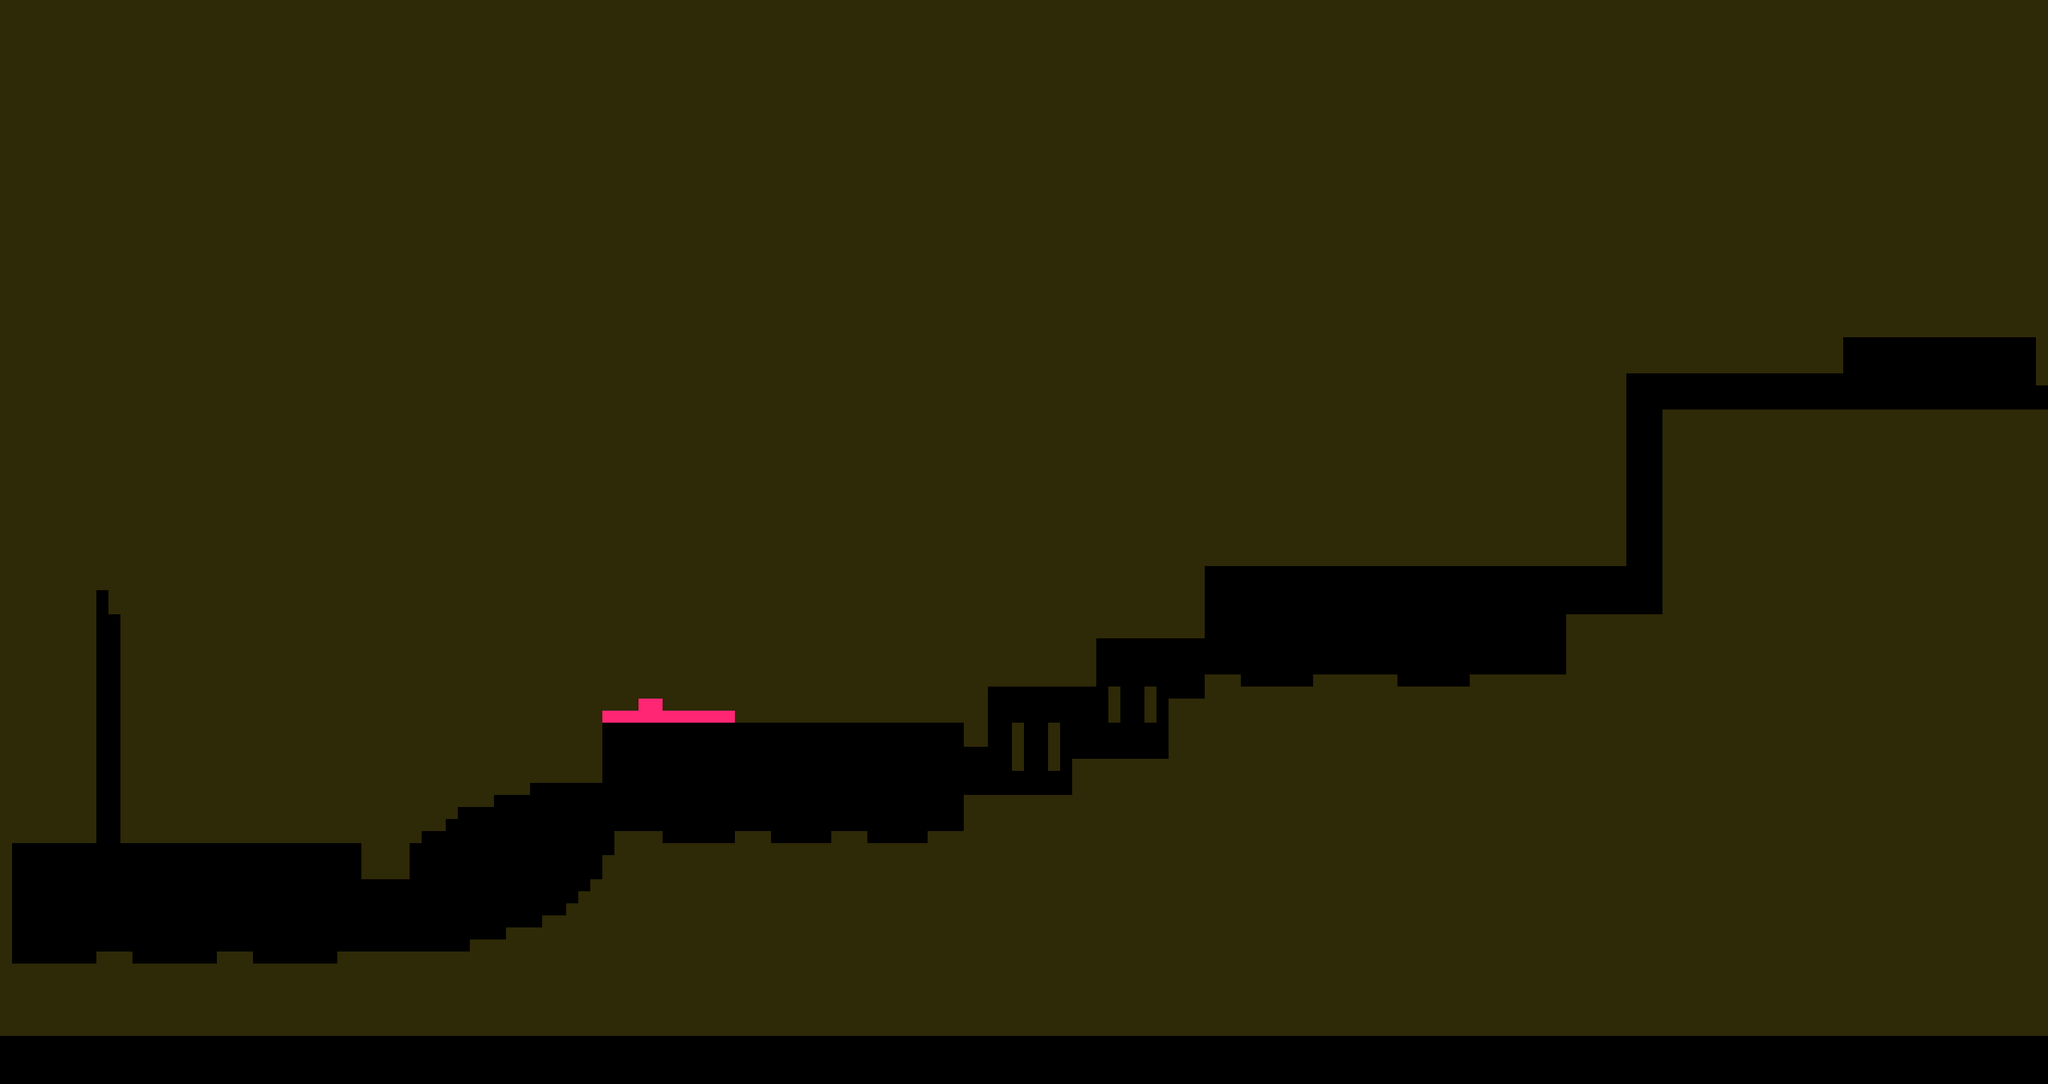

The image is a tile-based game level rendered from a .tmx file. Its description and source (layers, tilesets, objects; grid data summarised) follow:
An orthogonal 170x90 tile map with 16x16 px tiles, 2 tile layers (Tile Layer 1, NextLevel), 2 tilesets.

<map version="1.5" tiledversion="1.7.2" orientation="orthogonal" renderorder="right-down" width="170" height="90" tilewidth="16" tileheight="16" infinite="0" nextlayerid="3" nextobjectid="1">
 <tileset firstgid="1" source="3rd_Level.tsx" />
 <tileset firstgid="31" source="1st_Level.tsx" />
 <layer id="1" name="Tile Layer 1" width="170" height="90">
  <data>[15300 cells, 13212 non-empty, 3 distinct tile ids]</data>
 </layer>
 <layer id="2" name="NextLevel" width="170" height="90">
  <data>[15300 cells, 2 non-empty, 1 distinct tile ids]</data>
 </layer>
</map>
